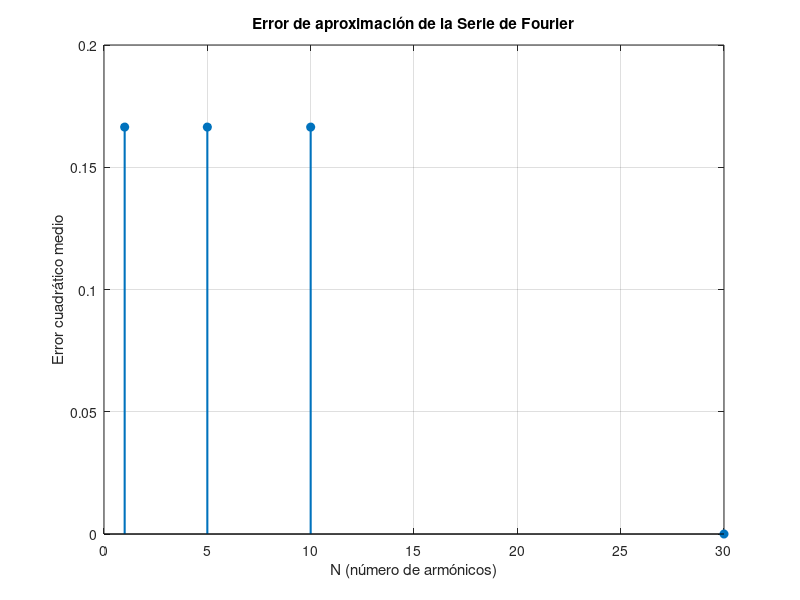

Reproduce this figure in MATLAB.
% ERROR CUADRATICO MEDIO DE LA SERIE DE FOURIER
% =============================================

clear; close all; clc;

T = 10;               % Periodo
t0 = -3;              % Inicio de la señal
M = 1000;             % Número de muestras
dt = T / M;
t = linspace(t0, t0+T, M); % Vector de tiempo
w0 = 2*pi/T;          % Frecuencia fundamental

% Señal original f1p(t)
y = zeros(size(t));
for k = 1:length(t)
    tk = mod(t(k) - t0, T) + t0;
    if tk >= -3 && tk < 2
        y(k) = ((tk + 3)/5) * cos(10 * tk);
    elseif tk >= 2 && tk < 7
        y(k) = ((7 - tk)/5) * cos(10 * tk);
    else
        y(k) = 0;
    end
end

% Error cuadrático medio para diferentes valores de N
Ns = [1 5 10 30];
errores = zeros(size(Ns));

for idx = 1:length(Ns)
    N = Ns(idx);

    % Calcular coeficientes de Fourier
    a0 = (1/T) * sum(y) * dt;
    an = zeros(1,N);
    bn = zeros(1,N);
    for n = 1:N
        an(n) = (2/T) * sum(y .* cos(n * w0 * t)) * dt;
        bn(n) = (2/T) * sum(y .* sin(n * w0 * t)) * dt;
    end

    % Aproximación de la señal con N armónicos
    y_aprox = a0 * ones(size(t));
    for n = 1:N
        y_aprox = y_aprox + an(n)*cos(n*w0*t) + bn(n)*sin(n*w0*t);
    end

    % Calcular el Error cuadrático medio
    errores(idx) = (1/M) * sum((y - y_aprox).^2);
end

% Graficar error en función de N
figure;
stem(Ns, errores, 'filled', 'LineWidth', 1.5);
xlabel('N (número de armónicos)');
ylabel('Error cuadrático medio');
title('Error de aproximación de la Serie de Fourier');
grid on;

% Guardar figura
saveas(gcf, 'error_cuadratico_medio.png');
